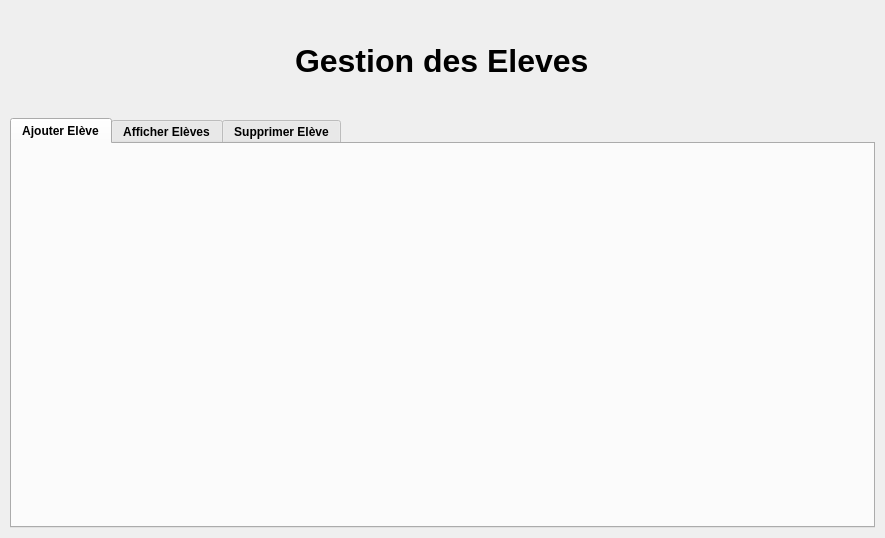
<?xml version="1.0" encoding="UTF-8"?>
<ui version="4.0">
 <class>Eleve_ui</class>
 <widget class="QDialog" name="Eleve_ui">
  <property name="geometry">
   <rect>
    <x>0</x>
    <y>0</y>
    <width>885</width>
    <height>538</height>
   </rect>
  </property>
  <property name="windowTitle">
   <string>Dialog</string>
  </property>
  <widget class="QWidget" name="verticalWidget" native="true">
   <property name="geometry">
    <rect>
     <x>10</x>
     <y>10</y>
     <width>865</width>
     <height>518</height>
    </rect>
   </property>
   <layout class="QVBoxLayout" name="verticalLayout" stretch="2,8">
    <property name="spacing">
     <number>6</number>
    </property>
    <item alignment="Qt::AlignHCenter|Qt::AlignVCenter">
     <widget class="QWidget" name="titleWidget" native="true">
      <layout class="QVBoxLayout" name="verticalLayout_2">
       <item>
        <widget class="QLabel" name="label">
         <property name="font">
          <font>
           <family>Yu Gothic UI</family>
           <pointsize>24</pointsize>
           <weight>75</weight>
           <italic>false</italic>
           <bold>true</bold>
           <underline>false</underline>
           <strikeout>false</strikeout>
           <stylestrategy>PreferAntialias</stylestrategy>
          </font>
         </property>
         <property name="text">
          <string>Gestion des Eleves</string>
         </property>
        </widget>
       </item>
      </layout>
     </widget>
    </item>
    <item>
     <widget class="QTabWidget" name="tabWidget">
      <property name="font">
       <font>
        <weight>75</weight>
        <bold>true</bold>
       </font>
      </property>
      <property name="currentIndex">
       <number>0</number>
      </property>
      <widget class="QWidget" name="tab1">
       <property name="styleSheet">
        <string notr="true"/>
       </property>
       <attribute name="title">
        <string>Ajouter Elève</string>
       </attribute>
      </widget>
      <widget class="QWidget" name="tab2">
       <attribute name="title">
        <string>Afficher Elèves</string>
       </attribute>
      </widget>
      <widget class="QWidget" name="tab3">
       <attribute name="title">
        <string>Supprimer Elève</string>
       </attribute>
      </widget>
     </widget>
    </item>
   </layout>
  </widget>
 </widget>
 <resources/>
 <connections/>
</ui>
